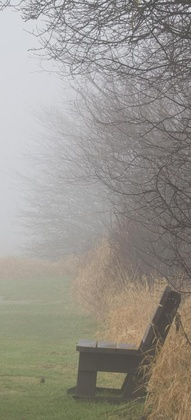
%> input picture 雾天图像/bench_original.jpg, 191 x 420 px, shrunk from 640 x 1408 before the run
$ octave antongdao.m   (GNU Octave 9; MATLAB toolbox functions it lacks are replaced by stand-ins)
%> lines starting %> are read from the running program, lines starting %| are printed output that depends on the picture
clc
clear;
close all
Im=imread('C:\Users\14766\Desktop\雾天图像\bench_original.jpg');
%> Im is the input picture: size 420x191x3 uint8; mean R, G, B 151.6, 147.9, 140
I=double(Im)/255;
[m,n]=size(I,1,2);
%> m = 420; n = 191
subplot(1,2,1);
imshow(I,[]);title('Original image')
w0=0.95;
wh=3;
%% dark_channel
I1=zeros(m,n);
for i=1:m
    for j=1:n
        I1(i,j)=min(I(i,j,:));
    end
end
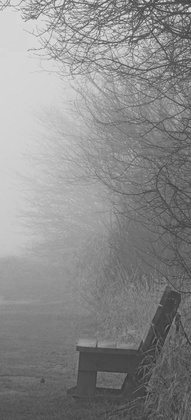
%> I1: size 420x191 double; min 0.188, max 0.91, mean 0.544
Id = ordfilt2(I1,1,ones(wh,wh),'symmetric');
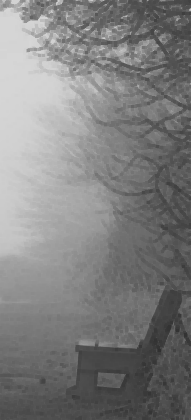
%> Id: size 420x191 double; min 0.188, max 0.839, mean 0.498
%%  A
dark_channel = Id;
A_temp = max(max(dark_channel))*0.999;
%> A_temp = 0.838
A=A_temp;
%> A = 0.838
tr= 1 - w0 * Id/ A;
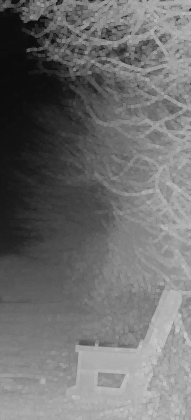
%> tr: size 420x191 double; min 0.049, max 0.787, mean 0.436
%% out
t0=0.1;
t1 = max(t0,tr);
I_out=zeros(m,n,3);
for k=1:3
    for i=1:m
        for j=1:n
            I_out(i,j,k)=(I(i,j,k)-A)/t1(i,j)+A;
        end
    end
end
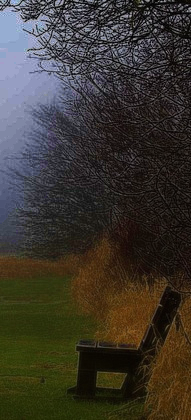
%> I_out: size 420x191x3 double; mean R, G, B 0.326, 0.303, 0.263; drawn with min black and max white
subplot(1,2,2);
imshow(I_out,[]);title('Improved image')

$ run again, with 雾天图像/cones_original.jpg copied over 雾天图像/bench_original.jpg
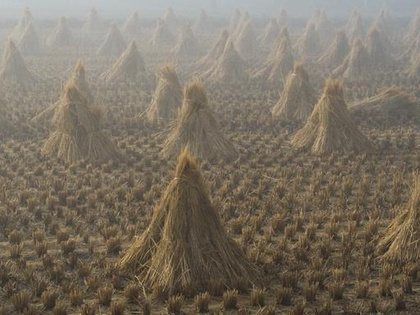
%> input picture 雾天图像/cones_original.jpg, 420 x 315 px, shrunk from 512 x 384 before the run
%> Im is the input picture: size 315x420x3 uint8; mean R, G, B 122.9, 113.2, 98.8
%> `Id = ordfilt2(I1,1,ones(wh,wh),'symmetric');`:
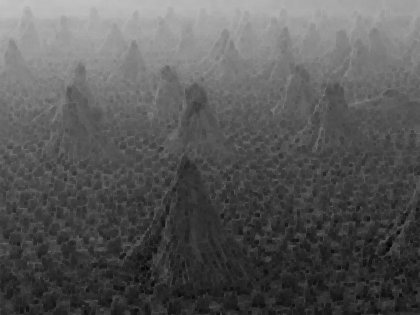
%> Id: size 315x420 double; min 0.0275, max 0.769, mean 0.343
%> A_temp = 0.768
%> after the loop `for k=1:3`:
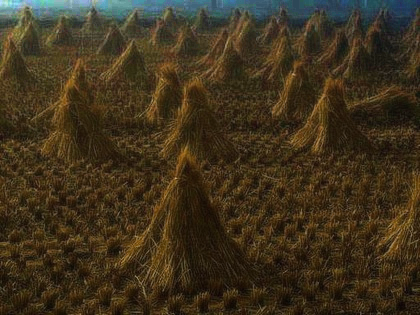
%> I_out: size 315x420x3 double; mean R, G, B 0.283, 0.228, 0.134; drawn with min black and max white

$ run again, with 雾天图像/dubai_original.jpg copied over 雾天图像/bench_original.jpg
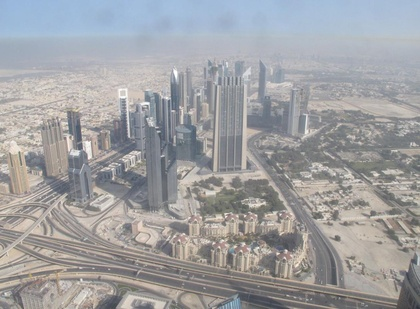
%> input picture 雾天图像/dubai_original.jpg, 420 x 309 px, shrunk from 1088 x 800 before the run
%> Im is the input picture: size 309x420x3 uint8; mean R, G, B 158.9, 159.3, 161.5
%> `Id = ordfilt2(I1,1,ones(wh,wh),'symmetric');`:
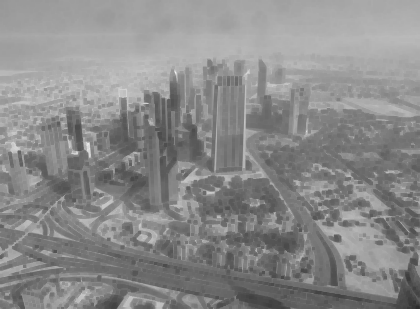
%> Id: size 309x420 double; min 0.176, max 0.957, mean 0.543
%> A_temp = 0.956
%> after the loop `for k=1:3`:
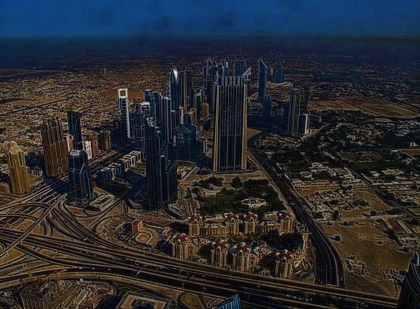
%> I_out: size 309x420x3 double; mean R, G, B 0.239, 0.248, 0.275; drawn with min black and max white

$ run again, with 雾天图像/forest_original.jpg copied over 雾天图像/bench_original.jpg
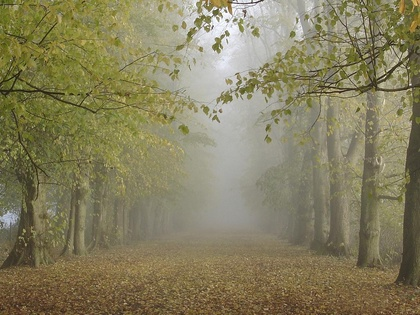
%> input picture 雾天图像/forest_original.jpg, 420 x 315 px, shrunk from 1024 x 768 before the run
%> Im is the input picture: size 315x420x3 uint8; mean R, G, B 133.5, 127.1, 94.7
%> `Id = ordfilt2(I1,1,ones(wh,wh),'symmetric');`:
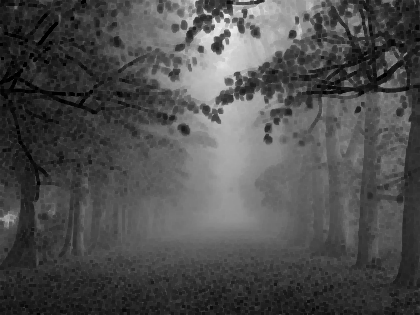
%> Id: size 315x420 double; min 0, max 0.933, mean 0.307
%> A_temp = 0.932
%> after the loop `for k=1:3`:
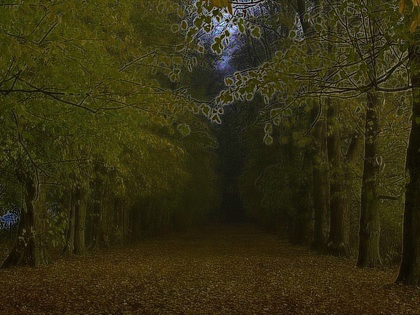
%> I_out: size 315x420x3 double; mean R, G, B 0.334, 0.3, 0.125; drawn with min black and max white
